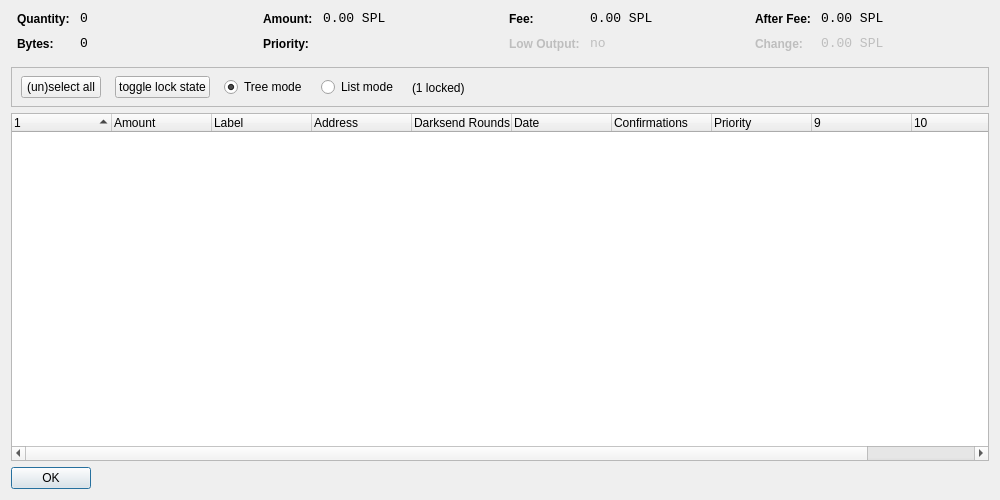
<?xml version="1.0" encoding="UTF-8"?>
<ui version="4.0">
 <class>CoinControlDialog</class>
 <widget class="QDialog" name="CoinControlDialog">
  <property name="geometry">
   <rect>
    <x>0</x>
    <y>0</y>
    <width>1000</width>
    <height>500</height>
   </rect>
  </property>
  <property name="windowTitle">
   <string>Coin Control</string>
  </property>
  <layout class="QVBoxLayout" name="verticalLayout">
   <item>
    <layout class="QHBoxLayout" name="horizontalLayoutTop" stretch="0,0,0,0">
     <property name="topMargin">
      <number>0</number>
     </property>
     <property name="bottomMargin">
      <number>10</number>
     </property>
     <item>
      <layout class="QFormLayout" name="formLayoutCoinControl1">
       <property name="horizontalSpacing">
        <number>10</number>
       </property>
       <property name="verticalSpacing">
        <number>10</number>
       </property>
       <property name="leftMargin">
        <number>6</number>
       </property>
       <property name="rightMargin">
        <number>6</number>
       </property>
       <item row="0" column="0">
        <widget class="QLabel" name="labelCoinControlQuantityText">
         <property name="styleSheet">
          <string notr="true">font-weight:bold;</string>
         </property>
         <property name="text">
          <string>Quantity:</string>
         </property>
        </widget>
       </item>
       <item row="0" column="1">
        <widget class="QLabel" name="labelCoinControlQuantity">
         <property name="font">
          <font>
           <family>Monospace</family>
           <pointsize>10</pointsize>
          </font>
         </property>
         <property name="cursor">
          <cursorShape>IBeamCursor</cursorShape>
         </property>
         <property name="contextMenuPolicy">
          <enum>Qt::ActionsContextMenu</enum>
         </property>
         <property name="text">
          <string notr="true">0</string>
         </property>
         <property name="textInteractionFlags">
          <set>Qt::LinksAccessibleByMouse|Qt::TextSelectableByKeyboard|Qt::TextSelectableByMouse</set>
         </property>
        </widget>
       </item>
       <item row="1" column="0">
        <widget class="QLabel" name="labelCoinControlBytesText">
         <property name="styleSheet">
          <string notr="true">font-weight:bold;</string>
         </property>
         <property name="text">
          <string>Bytes:</string>
         </property>
        </widget>
       </item>
       <item row="1" column="1">
        <widget class="QLabel" name="labelCoinControlBytes">
         <property name="font">
          <font>
           <family>Monospace</family>
           <pointsize>10</pointsize>
          </font>
         </property>
         <property name="cursor">
          <cursorShape>IBeamCursor</cursorShape>
         </property>
         <property name="contextMenuPolicy">
          <enum>Qt::ActionsContextMenu</enum>
         </property>
         <property name="text">
          <string notr="true">0</string>
         </property>
         <property name="textInteractionFlags">
          <set>Qt::LinksAccessibleByMouse|Qt::TextSelectableByKeyboard|Qt::TextSelectableByMouse</set>
         </property>
        </widget>
       </item>
      </layout>
     </item>
     <item>
      <layout class="QFormLayout" name="formLayoutCoinControl2">
       <property name="horizontalSpacing">
        <number>10</number>
       </property>
       <property name="verticalSpacing">
        <number>10</number>
       </property>
       <property name="leftMargin">
        <number>6</number>
       </property>
       <property name="rightMargin">
        <number>6</number>
       </property>
       <item row="0" column="0">
        <widget class="QLabel" name="labelCoinControlAmountText">
         <property name="styleSheet">
          <string notr="true">font-weight:bold;</string>
         </property>
         <property name="text">
          <string>Amount:</string>
         </property>
        </widget>
       </item>
       <item row="0" column="1">
        <widget class="QLabel" name="labelCoinControlAmount">
         <property name="font">
          <font>
           <family>Monospace</family>
           <pointsize>10</pointsize>
          </font>
         </property>
         <property name="cursor">
          <cursorShape>IBeamCursor</cursorShape>
         </property>
         <property name="contextMenuPolicy">
          <enum>Qt::ActionsContextMenu</enum>
         </property>
         <property name="text">
          <string notr="true">0.00 SPL</string>
         </property>
         <property name="textInteractionFlags">
          <set>Qt::LinksAccessibleByMouse|Qt::TextSelectableByKeyboard|Qt::TextSelectableByMouse</set>
         </property>
        </widget>
       </item>
       <item row="1" column="0">
        <widget class="QLabel" name="labelCoinControlPriorityText">
         <property name="styleSheet">
          <string notr="true">font-weight:bold;</string>
         </property>
         <property name="text">
          <string>Priority:</string>
         </property>
        </widget>
       </item>
       <item row="1" column="1">
        <widget class="QLabel" name="labelCoinControlPriority">
         <property name="font">
          <font>
           <family>Monospace</family>
           <pointsize>10</pointsize>
          </font>
         </property>
         <property name="cursor">
          <cursorShape>IBeamCursor</cursorShape>
         </property>
         <property name="contextMenuPolicy">
          <enum>Qt::ActionsContextMenu</enum>
         </property>
         <property name="text">
          <string/>
         </property>
         <property name="textInteractionFlags">
          <set>Qt::LinksAccessibleByMouse|Qt::TextSelectableByKeyboard|Qt::TextSelectableByMouse</set>
         </property>
        </widget>
       </item>
      </layout>
     </item>
     <item>
      <layout class="QFormLayout" name="formLayoutCoinControl3">
       <property name="horizontalSpacing">
        <number>10</number>
       </property>
       <property name="verticalSpacing">
        <number>10</number>
       </property>
       <property name="leftMargin">
        <number>6</number>
       </property>
       <property name="rightMargin">
        <number>6</number>
       </property>
       <item row="0" column="0">
        <widget class="QLabel" name="labelCoinControlFeeText">
         <property name="styleSheet">
          <string notr="true">font-weight:bold;</string>
         </property>
         <property name="text">
          <string>Fee:</string>
         </property>
        </widget>
       </item>
       <item row="0" column="1">
        <widget class="QLabel" name="labelCoinControlFee">
         <property name="font">
          <font>
           <family>Monospace</family>
           <pointsize>10</pointsize>
          </font>
         </property>
         <property name="cursor">
          <cursorShape>IBeamCursor</cursorShape>
         </property>
         <property name="contextMenuPolicy">
          <enum>Qt::ActionsContextMenu</enum>
         </property>
         <property name="text">
          <string notr="true">0.00 SPL</string>
         </property>
         <property name="textInteractionFlags">
          <set>Qt::LinksAccessibleByMouse|Qt::TextSelectableByKeyboard|Qt::TextSelectableByMouse</set>
         </property>
        </widget>
       </item>
       <item row="1" column="0">
        <widget class="QLabel" name="labelCoinControlLowOutputText">
         <property name="enabled">
          <bool>false</bool>
         </property>
         <property name="styleSheet">
          <string notr="true">font-weight:bold;</string>
         </property>
         <property name="text">
          <string>Low Output:</string>
         </property>
        </widget>
       </item>
       <item row="1" column="1">
        <widget class="QLabel" name="labelCoinControlLowOutput">
         <property name="enabled">
          <bool>false</bool>
         </property>
         <property name="font">
          <font>
           <family>Monospace</family>
           <pointsize>10</pointsize>
          </font>
         </property>
         <property name="cursor">
          <cursorShape>IBeamCursor</cursorShape>
         </property>
         <property name="contextMenuPolicy">
          <enum>Qt::ActionsContextMenu</enum>
         </property>
         <property name="text">
          <string notr="true">no</string>
         </property>
         <property name="textInteractionFlags">
          <set>Qt::LinksAccessibleByMouse|Qt::TextSelectableByKeyboard|Qt::TextSelectableByMouse</set>
         </property>
        </widget>
       </item>
      </layout>
     </item>
     <item>
      <layout class="QFormLayout" name="formLayoutCoinControl4">
       <property name="horizontalSpacing">
        <number>10</number>
       </property>
       <property name="verticalSpacing">
        <number>10</number>
       </property>
       <property name="leftMargin">
        <number>6</number>
       </property>
       <property name="rightMargin">
        <number>6</number>
       </property>
       <item row="0" column="0">
        <widget class="QLabel" name="labelCoinControlAfterFeeText">
         <property name="styleSheet">
          <string notr="true">font-weight:bold;</string>
         </property>
         <property name="text">
          <string>After Fee:</string>
         </property>
        </widget>
       </item>
       <item row="0" column="1">
        <widget class="QLabel" name="labelCoinControlAfterFee">
         <property name="font">
          <font>
           <family>Monospace</family>
           <pointsize>10</pointsize>
          </font>
         </property>
         <property name="cursor">
          <cursorShape>IBeamCursor</cursorShape>
         </property>
         <property name="contextMenuPolicy">
          <enum>Qt::ActionsContextMenu</enum>
         </property>
         <property name="text">
          <string notr="true">0.00 SPL</string>
         </property>
         <property name="textInteractionFlags">
          <set>Qt::LinksAccessibleByMouse|Qt::TextSelectableByKeyboard|Qt::TextSelectableByMouse</set>
         </property>
        </widget>
       </item>
       <item row="1" column="0">
        <widget class="QLabel" name="labelCoinControlChangeText">
         <property name="enabled">
          <bool>false</bool>
         </property>
         <property name="styleSheet">
          <string notr="true">font-weight:bold;</string>
         </property>
         <property name="text">
          <string>Change:</string>
         </property>
        </widget>
       </item>
       <item row="1" column="1">
        <widget class="QLabel" name="labelCoinControlChange">
         <property name="enabled">
          <bool>false</bool>
         </property>
         <property name="font">
          <font>
           <family>Monospace</family>
           <pointsize>10</pointsize>
          </font>
         </property>
         <property name="cursor">
          <cursorShape>IBeamCursor</cursorShape>
         </property>
         <property name="contextMenuPolicy">
          <enum>Qt::ActionsContextMenu</enum>
         </property>
         <property name="text">
          <string notr="true">0.00 SPL</string>
         </property>
         <property name="textInteractionFlags">
          <set>Qt::LinksAccessibleByMouse|Qt::TextSelectableByKeyboard|Qt::TextSelectableByMouse</set>
         </property>
        </widget>
       </item>
      </layout>
     </item>
    </layout>
   </item>
   <item>
    <widget class="QFrame" name="frame">
     <property name="minimumSize">
      <size>
       <width>0</width>
       <height>40</height>
      </size>
     </property>
     <property name="frameShape">
      <enum>QFrame::StyledPanel</enum>
     </property>
     <property name="frameShadow">
      <enum>QFrame::Sunken</enum>
     </property>
     <widget class="QWidget" name="horizontalLayoutWidget">
      <property name="geometry">
       <rect>
        <x>10</x>
        <y>0</y>
        <width>781</width>
        <height>41</height>
       </rect>
      </property>
      <layout class="QHBoxLayout" name="horizontalLayoutPanel" stretch="0,0,0,0,0">
       <property name="spacing">
        <number>14</number>
       </property>
       <item>
        <widget class="QPushButton" name="pushButtonSelectAll">
         <property name="sizePolicy">
          <sizepolicy hsizetype="Maximum" vsizetype="Fixed">
           <horstretch>0</horstretch>
           <verstretch>0</verstretch>
          </sizepolicy>
         </property>
         <property name="text">
          <string>(un)select all</string>
         </property>
        </widget>
       </item>
        <item>
         <widget class="QPushButton" name="pushButtonToggleLock">
          <property name="sizePolicy">
           <sizepolicy hsizetype="Maximum" vsizetype="Fixed">
            <horstretch>0</horstretch>
            <verstretch>0</verstretch>
           </sizepolicy>
          </property>
          <property name="text">
           <string>toggle lock state</string>
          </property>
          <property name="autoDefault">
           <bool>false</bool>
          </property>
         </widget>
        </item>
       <item>
        <widget class="QRadioButton" name="radioTreeMode">
         <property name="sizePolicy">
          <sizepolicy hsizetype="Maximum" vsizetype="Fixed">
           <horstretch>0</horstretch>
           <verstretch>0</verstretch>
          </sizepolicy>
         </property>
         <property name="text">
          <string>Tree mode</string>
         </property>
         <property name="checked">
          <bool>true</bool>
         </property>
        </widget>
       </item>
       <item>
        <widget class="QRadioButton" name="radioListMode">
         <property name="sizePolicy">
          <sizepolicy hsizetype="Maximum" vsizetype="Fixed">
           <horstretch>0</horstretch>
           <verstretch>0</verstretch>
          </sizepolicy>
         </property>
         <property name="text">
          <string>List mode</string>
         </property>
        </widget>
       </item>
        <item>
         <widget class="QLabel" name="labelLocked">
          <property name="text">
           <string>(1 locked)</string>
          </property>
         </widget>
        </item>
       <item>
        <spacer name="horizontalSpacer">
         <property name="orientation">
          <enum>Qt::Horizontal</enum>
         </property>
         <property name="sizeHint" stdset="0">
          <size>
           <width>40</width>
           <height>20</height>
          </size>
         </property>
        </spacer>
       </item>
      </layout>
     </widget>
    </widget>
   </item>
   <item>
    <widget class="CoinControlTreeWidget" name="treeWidget">
     <property name="contextMenuPolicy">
      <enum>Qt::CustomContextMenu</enum>
     </property>
     <property name="sortingEnabled">
      <bool>false</bool>
     </property>
     <property name="columnCount">
      <number>11</number>
     </property>
     <attribute name="headerShowSortIndicator" stdset="0">
      <bool>true</bool>
     </attribute>
     <attribute name="headerStretchLastSection">
      <bool>false</bool>
     </attribute>
     <column>
      <property name="text">
       <string/>
      </property>
     </column>
     <column>
      <property name="text">
       <string>Amount</string>
      </property>
     </column>
     <column>
      <property name="text">
       <string>Label</string>
      </property>
     </column>
     <column>
      <property name="text">
       <string>Address</string>
      </property>
     </column>
     <column>
      <property name="text">
       <string>Darksend Rounds</string>
      </property>
    </column>
     <column>
      <property name="text">
       <string>Date</string>
      </property>
     </column>
     <column>
      <property name="text">
       <string>Confirmations</string>
      </property>
      <property name="toolTip">
       <string>Confirmed</string>
      </property>
     </column>
     <column>
      <property name="text">
       <string>Priority</string>
      </property>
     </column>
     <column>
      <property name="text">
       <string/>
      </property>
     </column>
     <column>
      <property name="text">
       <string/>
      </property>
     </column>
     <column>
      <property name="text">
       <string/>
      </property>
     </column>
     <column>
      <property name="text">
       <string/>
      </property>
     </column>
    </widget>
   </item>
   <item>
    <widget class="QDialogButtonBox" name="buttonBox">
     <property name="sizePolicy">
      <sizepolicy hsizetype="Maximum" vsizetype="Fixed">
       <horstretch>0</horstretch>
       <verstretch>0</verstretch>
      </sizepolicy>
     </property>
     <property name="orientation">
      <enum>Qt::Horizontal</enum>
     </property>
     <property name="standardButtons">
      <set>QDialogButtonBox::Ok</set>
     </property>
    </widget>
   </item>
  </layout>
 </widget>
 <customwidgets>
  <customwidget>
   <class>CoinControlTreeWidget</class>
   <extends>QTreeWidget</extends>
   <header>coincontroltreewidget.h</header>
  </customwidget>
 </customwidgets>
 <resources/>
 <connections/>
</ui>
